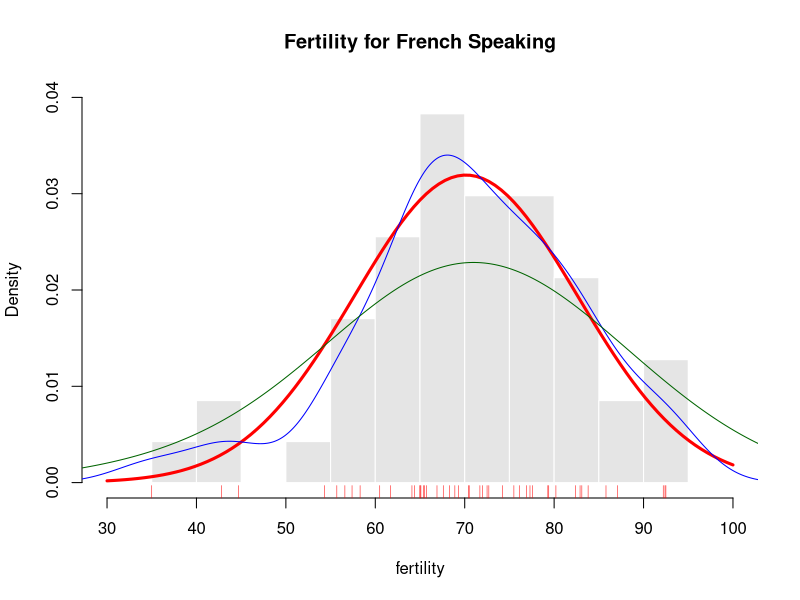

Write R code to recreate this figure.
require('datasets')

?swiss
swiss
str(swiss)

data(swiss)
fertility <- swiss$Fertility

png(filename = 'sample.png', width=800, height=600)

# plot 1
h <- hist(fertility,
          prob = TRUE,
          ylim = c(0,0.04),
          xlim = c(30, 100),
          breaks = 11,
          col = "#E5E5E5",
          border = 0,
          main = "Fertility for French Speaking")

# plot 2
curve(dnorm(x,mean=mean(fertility), sd=sd(fertility)),
      col="red",
      lwd = 3, 
      add = TRUE)

# plot 3 and 4
lines(density(fertility), col = "blue")
lines(density(fertility, adjust = 3), col = "darkgreen")

# plot 5
rug(fertility, col = "red")

dev.off() # close device
rm(list=ls())

